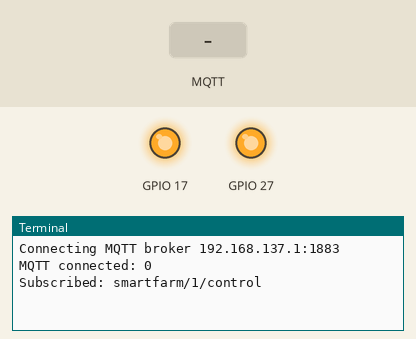
Simulated run of this program. Board: Raspberry Pi (BCM pin numbers). Shown: output pins drawn as LEDs (lit = HIGH), the last lines printed to the terminal. The test bench sets the inputs (shaded band). No MQTT or app messages arrive unless stated; parts the program declares active-low are drawn by pin level, so they are really on while drawn off.

Above: at 1.3 s.
1.4 s: MQTT message "command" arrives on the first subscribed topic
At 2.2 s:
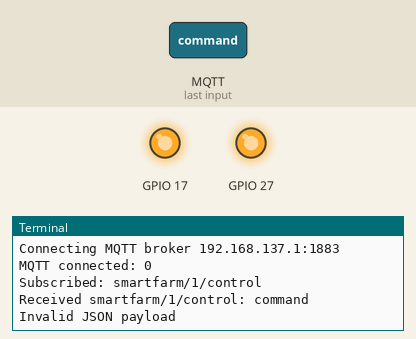
2.9 s: MQTT message "duration" arrives on the first subscribed topic
At 3.3 s:
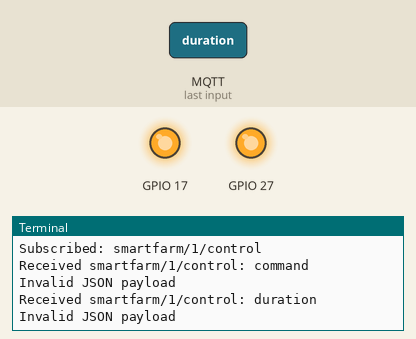
4.4 s: MQTT message "PUMP_ON" arrives on the first subscribed topic
At 5.6 s:
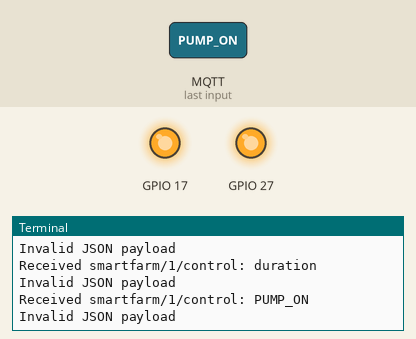

The program:

hardware_mqtt_control.py
```python
import json
import os
import time

import paho.mqtt.client as mqtt
from gpiozero import OutputDevice


MQTT_HOST = os.getenv("SMARTFARM_MQTT_HOST", "192.168.137.1")
MQTT_PORT = int(os.getenv("SMARTFARM_MQTT_PORT", "1883"))
DEVICE_ID = os.getenv("SMARTFARM_DEVICE_ID", "1")
CONTROL_TOPIC = os.getenv("SMARTFARM_CONTROL_TOPIC", f"smartfarm/{DEVICE_ID}/control")

WATER_RELAY_PIN = int(os.getenv("SMARTFARM_WATER_RELAY_PIN", "17"))
NUTRIENT_RELAY_PIN = int(os.getenv("SMARTFARM_NUTRIENT_RELAY_PIN", "27"))
ACTIVE_HIGH = os.getenv("SMARTFARM_RELAY_ACTIVE_HIGH", "false").lower() == "true"

water_relay = OutputDevice(WATER_RELAY_PIN, active_high=ACTIVE_HIGH, initial_value=False)
nutrient_relay = OutputDevice(NUTRIENT_RELAY_PIN, active_high=ACTIVE_HIGH, initial_value=False)


def run_relay(relay: OutputDevice, duration: int) -> None:
    relay.on()
    time.sleep(max(1, min(duration, 60)))
    relay.off()


def on_connect(client, userdata, flags, reason_code, properties=None):
    print(f"MQTT connected: {reason_code}")
    client.subscribe(CONTROL_TOPIC)
    print(f"Subscribed: {CONTROL_TOPIC}")


def on_message(client, userdata, msg):
    payload = msg.payload.decode("utf-8", errors="replace")
    print(f"Received {msg.topic}: {payload}")

    try:
        data = json.loads(payload)
    except json.JSONDecodeError:
        print("Invalid JSON payload")
        return

    command = str(data.get("command", "")).upper()
    duration = int(data.get("duration", 3))

    if command == "PUMP_ON":
        print(f"Water pump ON for {duration}s")
        run_relay(water_relay, duration)
    elif command == "NUTRIENT_ON":
        print(f"Nutrient pump ON for {duration}s")
        run_relay(nutrient_relay, duration)
    else:
        print(f"Unknown command: {command}")


def main():
    try:
        client = mqtt.Client(mqtt.CallbackAPIVersion.VERSION2, client_id=f"smartfarm-pi-{DEVICE_ID}")
    except AttributeError:
        client = mqtt.Client(client_id=f"smartfarm-pi-{DEVICE_ID}")
    client.on_connect = on_connect
    client.on_message = on_message
    client.connect(MQTT_HOST, MQTT_PORT, keepalive=60)
    print(f"Connecting MQTT broker {MQTT_HOST}:{MQTT_PORT}")
    client.loop_forever()


if __name__ == "__main__":
    main()
```

Measured:
- after the input at 1.4 s, the terminal: prints a new line at once (image 1)
- after the input at 2.9 s, the terminal: prints a new line at once (image 2)
- after the input at 4.4 s, the terminal: prints a new line at once (image 3)
